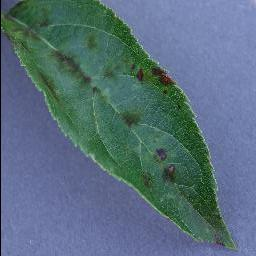
#> input picture data/test/apple_scab/06cf74b6-d895-4a09-b3b1-bc63579f8c33___FREC_Scab 3128_270deg.JPG, 256 x 256 px
$ python -i apple_disease_hybrid_mrmr_sca_svm.py   (imports and definitions only)   (older library calls are emulated)
#> lines starting #> are read from the running program, lines starting #| are printed output that depends on the picture
"""
Apple Leaf Disease Classification
Hybrid feature selection (mRMR + SCA) with SVM classifier.
Converted from notebook: MAI391_AppleDisease_Hybrid_mRMR_SCA_SVM.ipynb
"""


# pip install mrmr_selection


import os
import cv2
import numpy as np
import pandas as pd
import matplotlib.pyplot as plt
import seaborn as sns
from skimage.feature import graycomatrix, graycoprops, local_binary_pattern
from sklearn.model_selection import train_test_split
from sklearn.preprocessing import StandardScaler, LabelEncoder
from sklearn.svm import SVC
from sklearn.metrics import accuracy_score, confusion_matrix, classification_report
from mrmr import mrmr_classif
from google.colab import drive
import zipfile


# [1 line not run here, left out]


from google.colab import files
import os, zipfile

uploaded = files.upload("C:\AppleDisease Dataset\AppleDiseaseDataset.zip")
#> the answer given: 06cf74b6-d895-4a09-b3b1-bc63579f8c33___FREC_Scab 3128_270deg.JPG
zip_path = list(uploaded.keys())[0]
extract_path = '/content/AppleDiseaseDataset'

# [6 lines not run here, left out]

data_dir = extract_path


def extract_features(image_path):
    img = cv2.imread(image_path)
#> img is the input picture: shape (256, 256, 3); mean B, G, R 124.5, 110.4, 87.5
    if img is None: return None
    img = cv2.resize(img, (128, 128))
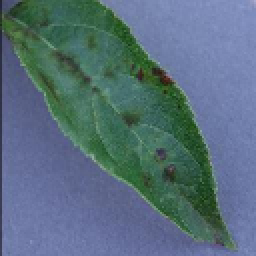
#> img: shape (128, 128, 3) (shown 2 times larger); mean B, G, R 124.6, 110.5, 87.6

    #1. Color Features (HSV): Chuyển đổi không gian màu tuyến tính/phi tuyến
    hsv = cv2.cvtColor(img, cv2.COLOR_BGR2HSV)
#> hsv: shape (128, 128, 3); mean H, S, V 95.8, 92.4, 134.8
    h, s, v = cv2.split(hsv)
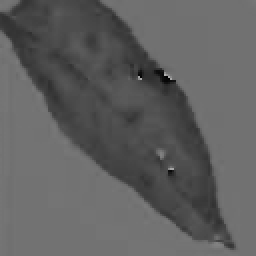
#> h: shape (128, 128) (shown 2 times larger); min 1, max 176, mean 95.8
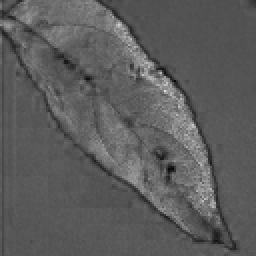
#> s: shape (128, 128) (shown 2 times larger); min 6, max 221, mean 92.4
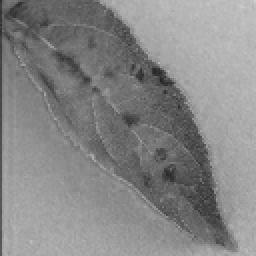
#> v: shape (128, 128) (shown 2 times larger); min 33, max 208, mean 134.8
    color_feats = [np.mean(h), np.std(h), np.mean(s), np.std(s), np.mean(v), np.std(v)]
#> color_feats = [95.78, 22.15, 92.4, 18.39, 134.8, 33.73]

    #2. GLCM Features: Ma trận đồng hiện mức xám
    gray = cv2.cvtColor(img, cv2.COLOR_BGR2GRAY)
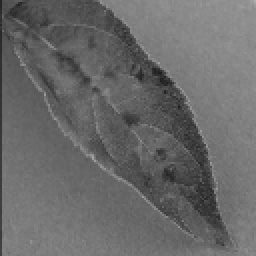
#> gray: shape (128, 128) (shown 2 times larger); min 31, max 174, mean 105.3
    glcm = graycomatrix(gray, distances=[1], angles=[0, np.pi/4], levels=256, symmetric=True, normed=True)
    texture_feats = [
        graycoprops(glcm, 'contrast')[0, 0],
        graycoprops(glcm, 'homogeneity')[0, 0],
        graycoprops(glcm, 'energy')[0, 0],
        graycoprops(glcm, 'correlation')[0, 0]
    ]
#> texture_feats = [105.3, 0.216, 0.0272, 0.895]

    #3. LBP Features - Toán học: Toán tử lân cận nhị phân
    lbp = local_binary_pattern(gray, P=8, R=1, method="uniform")
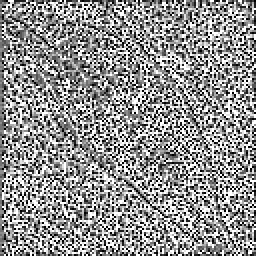
#> lbp: shape (128, 128) float64 (shown 2 times larger); min 0, max 9, mean 5.16; drawn with min black and max white
    (hist, _) = np.histogram(lbp.ravel(), bins=np.arange(0, 11), range=(0, 10))
#> hist = [1616, 1643, 997, 1163, 1271, 1399, 1295, 1652, 2156, 3192]
    lbp_feats = (hist.astype("float") / (hist.sum() + 1e-7)).tolist()
#> lbp_feats = [0.0986, 0.1, 0.0609, 0.071, 0.0776, 0.0854, 0.079, 0.101, 0.132, 0.195]

    return color_feats + texture_feats + lbp_feats

X_list, y_list = [], []


# Duyệt đệ quy qua tất cả thư mục con để tìm ảnh
# [14 lines not run here, left out]

# Chuyển thành DataFrame
cols = ['H_mean', 'H_std', 'S_mean', 'S_std', 'V_mean', 'V_std', 'Contrast', 'Homo', 'Energy', 'Corr'] + [f'LBP_{i}' for i in range(10)]
df = pd.DataFrame(X_list, columns=cols)
le = LabelEncoder()
y = le.fit_transform(y_list)

# CHUẨN HÓA (Z-SCORE NORMALIZATION)
scaler = StandardScaler()
# [1 line that did not run here, left out]

# [1 line not run here, left out]


# 1. mRMR - Lọc lấy 10 đặc trưng lồi nhất (Relevance cao nhất)
# [1 line that did not run here, left out]
# [1 line that did not run here, left out]

# 2. SCA (Sine Cosine Algorithm) - Thuật toán tìm trọng số
# [43 lines left out: function run_sca_optimization, not called in this run]

# Chạy tìm trọng số
# [1 line that did not run here, left out]


# Áp dụng trọng số và chia dữ liệu
# [1 line that did not run here, left out]
# [1 line that did not run here, left out]

# Huấn luyện mô hình cuối cùng
final_model = SVC(kernel='rbf', probability=True)
# [1 line not run here, left out]
# [1 line that did not run here, left out]

#BẢNG KẾT QUẢ
# [5 lines not run here, left out]
# [1 line that did not run here, left out]
# [13 lines not run here, left out]

>>> result = extract_features('data/test/apple_scab/06cf74b6-d895-4a09-b3b1-bc63579f8c33___FREC_Scab 3128_270deg.JPG')
#> result = [95.78, 22.15, 92.4, 18.39, 134.8, 33.73, 105.3, 0.216, 0.0272, 0.895, 0.0986, 0.1, 0.0609, 0.071, 0.0776, 0.0854, 0.079, 0.101, 0.132, 0.195]

$ run again, on data/test/apple_scab/1a304331-98b5-473f-bbb1-c33b8441052a___FREC_Scab 3296_270deg.JPG
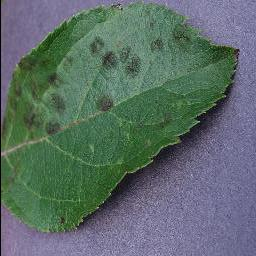
#> input picture data/test/apple_scab/1a304331-98b5-473f-bbb1-c33b8441052a___FREC_Scab 3296_270deg.JPG, 256 x 256 px
#> in extract_features, img is the input picture: shape (256, 256, 3); mean B, G, R 104.5, 109, 92
#> img: shape (128, 128, 3)
#> hsv: shape (128, 128, 3); mean H, S, V 90.2, 74.5, 122.7
#> color_feats = [90.19, 32.29, 74.52, 27.35, 122.7, 28.03]
#> in extract_features, `gray = cv2.cvtColor(img, cv2.COLOR_BGR2GRAY)`:
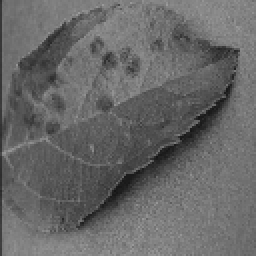
#> gray: shape (128, 128) (shown 2 times larger); min 20, max 155, mean 103.5
#> texture_feats = [155, 0.128, 0.0211, 0.855]
#> in extract_features, `lbp = local_binary_pattern(gray, P=8, R=1, method="uniform")`:
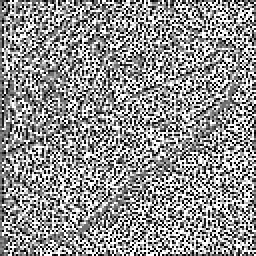
#> lbp: shape (128, 128) float64 (shown 2 times larger); min 0, max 9, mean 5.16; drawn with min black and max white
#> hist = [1958, 1700, 955, 950, 1172, 1217, 1017, 1664, 2247, 3504]
#> lbp_feats = [0.12, 0.104, 0.0583, 0.058, 0.0715, 0.0743, 0.0621, 0.102, 0.137, 0.214]
#> result = [90.19, 32.29, 74.52, 27.35, 122.7, 28.03, 155, 0.128, 0.0211, 0.855, 0.12, 0.104, 0.0583, 0.058, 0.0715, 0.0743, 0.0621, 0.102, 0.137, 0.214]

$ run again, on data/test/apple_scab/1d9d67e2-5603-4710-ae2b-6cb0b922ae61___FREC_Scab 3122_new30degFlipLR.JPG
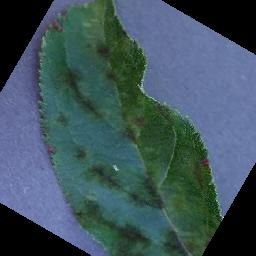
#> input picture data/test/apple_scab/1d9d67e2-5603-4710-ae2b-6cb0b922ae61___FREC_Scab 3122_new30degFlipLR.JPG, 256 x 256 px
#> in extract_features, img is the input picture: shape (256, 256, 3); mean B, G, R 92, 83.8, 62.5
#> img: shape (128, 128, 3)
#> hsv: shape (128, 128, 3); mean H, S, V 81.9, 96.2, 100.1
#> color_feats = [81.94, 35.57, 96.18, 47.14, 100.1, 54.56]
#> in extract_features, `gray = cv2.cvtColor(img, cv2.COLOR_BGR2GRAY)`:
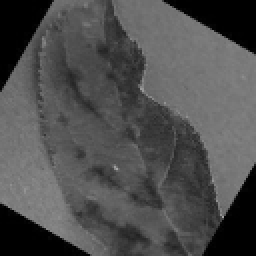
#> gray: shape (128, 128) (shown 2 times larger); min 0, max 165, mean 78.5
#> texture_feats = [113, 0.322, 0.106, 0.964]
#> in extract_features, `lbp = local_binary_pattern(gray, P=8, R=1, method="uniform")`:
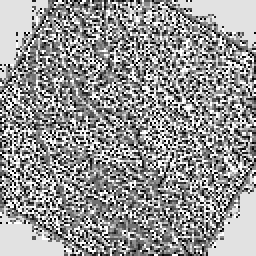
#> lbp: shape (128, 128) float64 (shown 2 times larger); min 0, max 9, mean 5.3; drawn with min black and max white
#> hist = [1146, 1231, 911, 1509, 1662, 1694, 1296, 1318, 3341, 2276]
#> lbp_feats = [0.0699, 0.0751, 0.0556, 0.0921, 0.101, 0.103, 0.0791, 0.0804, 0.204, 0.139]
#> result = [81.94, 35.57, 96.18, 47.14, 100.1, 54.56, 113, 0.322, 0.106, 0.964, 0.0699, 0.0751, 0.0556, 0.0921, 0.101, 0.103, 0.0791, 0.0804, 0.204, 0.139]

$ run again, on data/test/apple_scab/1f98b949-4df2-45cf-8572-3b4a753be21a___FREC_Scab 2907_90deg.JPG
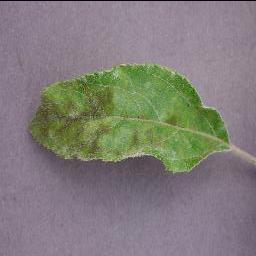
#> input picture data/test/apple_scab/1f98b949-4df2-45cf-8572-3b4a753be21a___FREC_Scab 2907_90deg.JPG, 256 x 256 px
#> in extract_features, img is the input picture: shape (256, 256, 3); mean B, G, R 122.3, 125.5, 129.8
#> img: shape (128, 128, 3)
#> hsv: shape (128, 128, 3); mean H, S, V 120, 48.8, 137.2
#> in extract_features, `h, s, v = cv2.split(hsv)`:
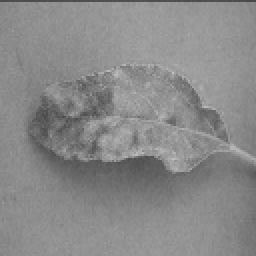
#> v: shape (128, 128) (shown 2 times larger); min 71, max 195, mean 137.2
#> color_feats = [120, 47.38, 48.8, 38.84, 137.2, 17.34]
#> texture_feats = [47.41, 0.242, 0.0372, 0.917]
#> in extract_features, `lbp = local_binary_pattern(gray, P=8, R=1, method="uniform")`:
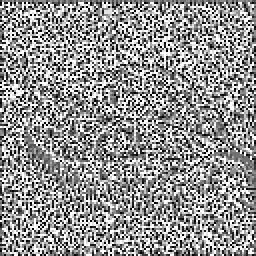
#> lbp: shape (128, 128) float64 (shown 2 times larger); min 0, max 9, mean 5.17; drawn with min black and max white
#> hist = [1444, 1660, 992, 1288, 1365, 1426, 1318, 1637, 2098, 3156]
#> lbp_feats = [0.0881, 0.101, 0.0605, 0.0786, 0.0833, 0.087, 0.0804, 0.0999, 0.128, 0.193]
#> result = [120, 47.38, 48.8, 38.84, 137.2, 17.34, 47.41, 0.242, 0.0372, 0.917, 0.0881, 0.101, 0.0605, 0.0786, 0.0833, 0.087, 0.0804, 0.0999, 0.128, 0.193]
